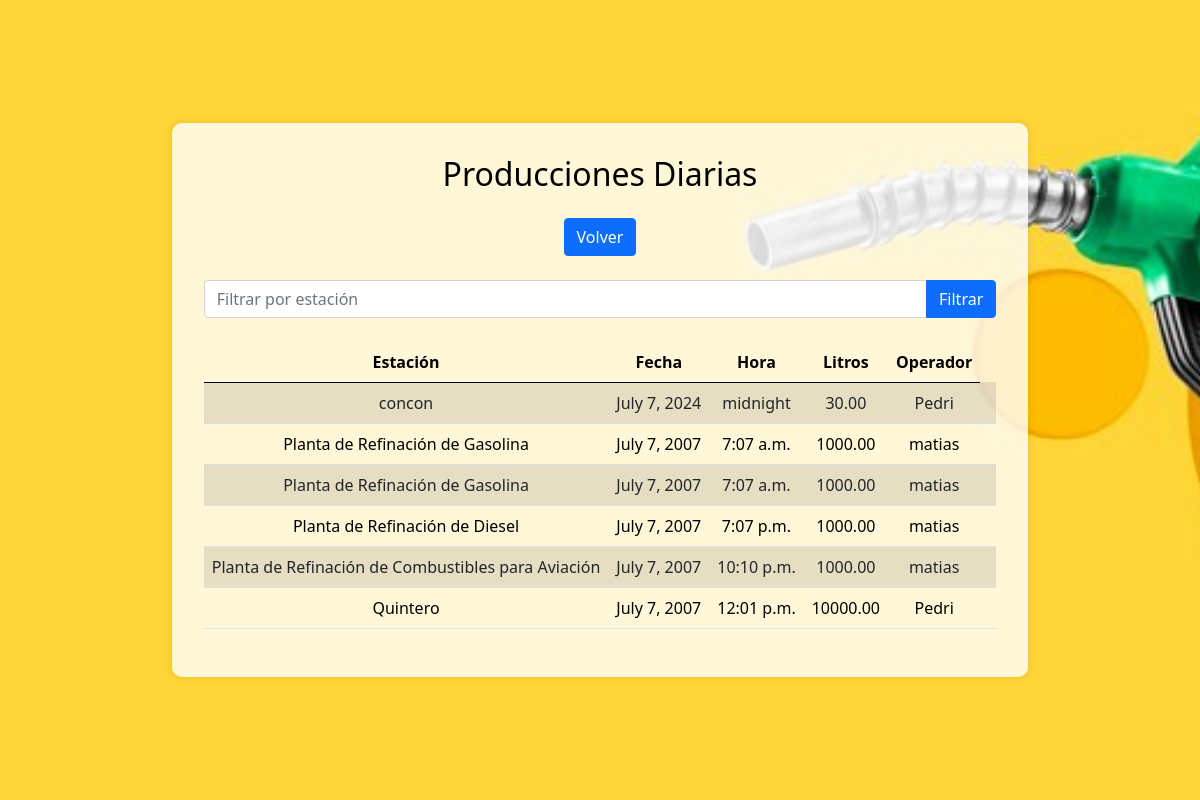
Page /fiscalizador/ (signed in) on the committed database.
### myapp/models.py (models this page shows, shortened)
class ProduccionDiaria(models.Model):
    estacion=models.CharField(max_length=100)
    turno=models.CharField(max_length=2) #AM PM MM
    fecha=models.DateField()
    hora=models.TimeField(default='00:00')
    litrosProduccion=models.DecimalField(max_digits=10, decimal_places=2)
    codigoPlanta=models.CharField(max_length=5, default='') #PRG, PRD, PRA
    codigoCombustible=models.CharField(max_length=5, default='') #G93, G95, G97, DIE, DIP, JA1, AVG
    operador=models.ForeignKey(User, on_delete=models.CASCADE, related_name='producciones')

### myapp/views.py (the view)
# urls.py: path('fiscalizador/',views.lista_producciones_fiscalizador,name='fisca'),
@login_required
@group_required('Fiscalizador')
def lista_producciones_fiscalizador(request):
    estacion = request.GET.get('estacion', '')
    if estacion:
        producciones = ProduccionDiaria.objects.filter(estacion=estacion)
    else:
        producciones = ProduccionDiaria.objects.all()
    context = {
        'producciones': producciones,
        'estacion': estacion,
    }
    return render(request, 'fiscalizador.html', context)

### myapp/templates/fiscalizador.html (shortened to what this page needs)
<!DOCTYPE html>
{% load static %}
<html lang="en">
<head>
    <link href="https://cdn.jsdelivr.net/npm/bootstrap@5.0.2/dist/css/bootstrap.min.css" rel="stylesheet">
</head>
<body>
    <div class="jumbotron">
        <div class="panel-container">
            <h2 class="mb-4 text-center">Producciones Diarias</h2>
            <div class="mb-4 text-center">
                <a href="{% url 'inicio' %}" class="btn btn-primary">Volver</a>
            </div>
            <form method="GET" action="{% url 'fisca' %}" class="mb-4">
                <div class="input-group">
                    <input type="text" name="estacion" class="form-control" placeholder="Filtrar por estación" value="{{ estacion }}">
                    <button type="submit" class="btn btn-primary">Filtrar</button>
                </div>
            </form>
            <table class="table table-striped">
                <thead>
                    <tr>
                        <th>Estación</th>
                        <th>Fecha</th>
                        <th>Hora</th>
                        <th>Litros</th>
                        <th>Operador</th>
                    </tr>
                </thead>
                <tbody>
                    {% for produccion in producciones %}
                    <tr>
                        <td>{{ produccion.estacion }}</td>
                        <td>{{ produccion.fecha }}</td>
                        <td>{{ produccion.hora }}</td>
                        <td>{{ produccion.litrosProduccion }}</td>
                        <td>{{ produccion.operador }}</td>
                        <td>
                        </td>
                    </tr>
                    {% endfor %}
                </tbody>
            </table>
        </div>
    </div>
</body>
</html>

### rows in the picture
ProduccionDiaria: estacion "concon", fecha "July 7, 2024", hora "midnight", litrosProduccion "30.00", operador "Pedri"
ProduccionDiaria: estacion "Planta de Refinación de Gasolina", fecha "July 7, 2007", hora "7:07 a.m.", litrosProduccion "1000.00", operador "matias"
ProduccionDiaria: estacion "Planta de Refinación de Gasolina", fecha "July 7, 2007", hora "7:07 a.m.", litrosProduccion "1000.00", operador "matias"
ProduccionDiaria: estacion "Planta de Refinación de Diesel", fecha "July 7, 2007", hora "7:07 p.m.", litrosProduccion "1000.00", operador "matias"
ProduccionDiaria: estacion "Planta de Refinación de Combustibles para Aviación", fecha "July 7, 2007", hora "10:10 p.m.", litrosProduccion "1000.00", operador "matias"
ProduccionDiaria: estacion "Quintero", fecha "July 7, 2007", hora "12:01 p.m.", litrosProduccion "10000.00", operador "Pedri"
